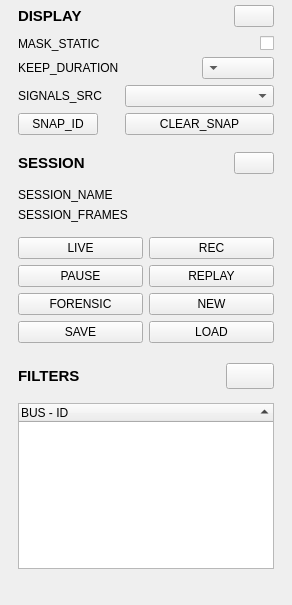
             <widget class="QWidget" name="rightMenu2">
              <property name="geometry">
               <rect>
                <x>0</x>
                <y>0</y>
                <width>292</width>
                <height>605</height>
               </rect>
              </property>
              <property name="sizePolicy">
               <sizepolicy hsizetype="Preferred" vsizetype="Expanding">
                <horstretch>0</horstretch>
                <verstretch>0</verstretch>
               </sizepolicy>
              </property>
              <property name="autoFillBackground">
               <bool>true</bool>
              </property>
              <property name="styleSheet">
               <string notr="true"/>
              </property>
              <layout class="QVBoxLayout" name="rightMenuLayout">
               <property name="spacing">
                <number>3</number>
               </property>
               <property name="leftMargin">
                <number>0</number>
               </property>
               <property name="topMargin">
                <number>0</number>
               </property>
               <property name="rightMargin">
                <number>0</number>
               </property>
               <property name="bottomMargin">
                <number>0</number>
               </property>
               <item>
                <widget class="QWidget" name="cardDisplay" native="true">
                 <property name="sizePolicy">
                  <sizepolicy hsizetype="Preferred" vsizetype="Preferred">
                   <horstretch>0</horstretch>
                   <verstretch>0</verstretch>
                  </sizepolicy>
                 </property>
                 <property name="cssClass" stdset="0">
                  <string>card</string>
                 </property>
                 <layout class="QVBoxLayout" name="cardDisplayLayout">
                  <property name="spacing">
                   <number>0</number>
                  </property>
                  <property name="topMargin">
                   <number>0</number>
                  </property>
                  <property name="bottomMargin">
                   <number>3</number>
                  </property>
                  <item>
                   <widget class="QWidget" name="cardHeaderDisplay" native="true">
                    <property name="sizePolicy">
                     <sizepolicy hsizetype="Preferred" vsizetype="Fixed">
                      <horstretch>0</horstretch>
                      <verstretch>0</verstretch>
                     </sizepolicy>
                    </property>
                    <property name="styleSheet">
                     <string notr="true"/>
                    </property>
                    <property name="cssClass" stdset="0">
                     <string>cardHeader</string>
                    </property>
                    <layout class="QHBoxLayout" name="cardDisplayHLayout">
                     <property name="topMargin">
                      <number>5</number>
                     </property>
                     <property name="bottomMargin">
                      <number>5</number>
                     </property>
                     <item>
                      <widget class="QLabel" name="cardDisplayTitle">
                       <property name="sizePolicy">
                        <sizepolicy hsizetype="Preferred" vsizetype="Minimum">
                         <horstretch>0</horstretch>
                         <verstretch>0</verstretch>
                        </sizepolicy>
                       </property>
                       <property name="font">
                        <font>
                         <pointsize>11</pointsize>
                         <weight>75</weight>
                         <bold>true</bold>
                        </font>
                       </property>
                       <property name="styleSheet">
                        <string notr="true">background:none;
border:0;
border-radius:0;</string>
                       </property>
                       <property name="text">
                        <string>DISPLAY</string>
                       </property>
                       <property name="cssClass" stdset="0">
                        <string>cardTitle</string>
                       </property>
                      </widget>
                     </item>
                     <item>
                      <widget class="QPushButton" name="btnCollapseDisplay">
                       <property name="sizePolicy">
                        <sizepolicy hsizetype="Fixed" vsizetype="Fixed">
                         <horstretch>0</horstretch>
                         <verstretch>0</verstretch>
                        </sizepolicy>
                       </property>
                       <property name="cursor">
                        <cursorShape>PointingHandCursor</cursorShape>
                       </property>
                       <property name="toolTip">
                        <string>TOGGLE_TOOLTIP</string>
                       </property>
                       <property name="text">
                        <string/>
                       </property>
                      </widget>
                     </item>
                    </layout>
                   </widget>
                  </item>
                  <item>
                   <widget class="QWidget" name="cardBodyDisplay" native="true">
                    <property name="sizePolicy">
                     <sizepolicy hsizetype="Preferred" vsizetype="Fixed">
                      <horstretch>0</horstretch>
                      <verstretch>0</verstretch>
                     </sizepolicy>
                    </property>
                    <property name="styleSheet">
                     <string notr="true"/>
                    </property>
                    <property name="cssClass" stdset="0">
                     <string>cardBody</string>
                    </property>
                    <layout class="QFormLayout" name="formDisplayLayout">
                     <property name="verticalSpacing">
                      <number>6</number>
                     </property>
                     <property name="topMargin">
                      <number>4</number>
                     </property>
                     <property name="bottomMargin">
                      <number>6</number>
                     </property>
                     <item row="2" column="0">
                      <widget class="QLabel" name="lblMaskStatic">
                       <property name="text">
                        <string>MASK_STATIC</string>
                       </property>
                      </widget>
                     </item>
                     <item row="2" column="1">
                      <widget class="QCheckBox" name="checkMaskStatic">
                       <property name="cursor">
                        <cursorShape>PointingHandCursor</cursorShape>
                       </property>
                       <property name="layoutDirection">
                        <enum>Qt::RightToLeft</enum>
                       </property>
                       <property name="text">
                        <string/>
                       </property>
                      </widget>
                     </item>
                     <item row="3" column="0">
                      <widget class="QLabel" name="lblKeepDuration">
                       <property name="text">
                        <string>KEEP_DURATION</string>
                       </property>
                      </widget>
                     </item>
                     <item row="3" column="1">
                      <widget class="QWidget" name="keepDurationLayout" native="true">
                       <layout class="QHBoxLayout" name="horizontalLayout_12">
                        <property name="spacing">
                         <number>0</number>
                        </property>
                        <property name="leftMargin">
                         <number>0</number>
                        </property>
                        <property name="topMargin">
                         <number>0</number>
                        </property>
                        <property name="rightMargin">
                         <number>0</number>
                        </property>
                        <property name="bottomMargin">
                         <number>0</number>
                        </property>
                        <item>
                         <spacer name="horizontalSpacer_8">
                          <property name="orientation">
                           <enum>Qt::Horizontal</enum>
                          </property>
                          <property name="sizeHint" stdset="0">
                           <size>
                            <width>1</width>
                            <height>1</height>
                           </size>
                          </property>
                         </spacer>
                        </item>
                        <item>
                         <widget class="QComboBox" name="comboKeepDuration">
                          <property name="sizePolicy">
                           <sizepolicy hsizetype="Fixed" vsizetype="Fixed">
                            <horstretch>0</horstretch>
                            <verstretch>0</verstretch>
                           </sizepolicy>
                          </property>
                          <property name="cursor">
                           <cursorShape>PointingHandCursor</cursorShape>
                          </property>
                          <property name="layoutDirection">
                           <enum>Qt::RightToLeft</enum>
                          </property>
                          <property name="styleSheet">
                           <string notr="true">text-align:right</string>
                          </property>
                         </widget>
                        </item>
                       </layout>
                      </widget>
                     </item>
                     <item row="5" column="1">
                      <widget class="QPushButton" name="btnSnapClear">
                       <property name="sizePolicy">
                        <sizepolicy hsizetype="Preferred" vsizetype="Fixed">
                         <horstretch>0</horstretch>
                         <verstretch>0</verstretch>
                        </sizepolicy>
                       </property>
                       <property name="cursor">
                        <cursorShape>PointingHandCursor</cursorShape>
                       </property>
                       <property name="toolTip">
                        <string>CLEAR_SNAP_TOOLTIP</string>
                       </property>
                       <property name="text">
                        <string>CLEAR_SNAP</string>
                       </property>
                       <property name="cssClass" stdset="0">
                        <string>btn-primary</string>
                       </property>
                      </widget>
                     </item>
                     <item row="5" column="0">
                      <widget class="QPushButton" name="btnSnap">
                       <property name="sizePolicy">
                        <sizepolicy hsizetype="Maximum" vsizetype="Fixed">
                         <horstretch>0</horstretch>
                         <verstretch>0</verstretch>
                        </sizepolicy>
                       </property>
                       <property name="cursor">
                        <cursorShape>PointingHandCursor</cursorShape>
                       </property>
                       <property name="toolTip">
                        <string>SNAP_ID_TOOLTIP</string>
                       </property>
                       <property name="text">
                        <string>SNAP_ID</string>
                       </property>
                       <property name="cssClass" stdset="0">
                        <string>btn-primary</string>
                       </property>
                      </widget>
                     </item>
                     <item row="4" column="0">
                      <widget class="QLabel" name="titleSignalsSrc">
                       <property name="text">
                        <string>SIGNALS_SRC</string>
                       </property>
                      </widget>
                     </item>
                     <item row="4" column="1">
                      <widget class="QComboBox" name="comboSignalsSrc"/>
                     </item>
                    </layout>
                   </widget>
                  </item>
                 </layout>
                </widget>
               </item>
               <item>
                <widget class="QWidget" name="cardSession" native="true">
                 <property name="sizePolicy">
                  <sizepolicy hsizetype="Preferred" vsizetype="Preferred">
                   <horstretch>0</horstretch>
                   <verstretch>0</verstretch>
                  </sizepolicy>
                 </property>
                 <property name="cssClass" stdset="0">
                  <string>card</string>
                 </property>
                 <layout class="QVBoxLayout" name="cardSessionLayout">
                  <property name="spacing">
                   <number>0</number>
                  </property>
                  <property name="topMargin">
                   <number>0</number>
                  </property>
                  <property name="bottomMargin">
                   <number>3</number>
                  </property>
                  <item>
                   <widget class="QWidget" name="cardHeaderSession" native="true">
                    <property name="cssClass" stdset="0">
                     <string>cardHeader</string>
                    </property>
                    <layout class="QHBoxLayout" name="cardSessionHeaderLayout">
                     <property name="topMargin">
                      <number>5</number>
                     </property>
                     <property name="bottomMargin">
                      <number>5</number>
                     </property>
                     <item>
                      <widget class="QLabel" name="cardSessionTitle">
                       <property name="font">
                        <font>
                         <pointsize>11</pointsize>
                         <weight>75</weight>
                         <bold>true</bold>
                        </font>
                       </property>
                       <property name="text">
                        <string>SESSION</string>
                       </property>
                      </widget>
                     </item>
                     <item>
                      <widget class="QPushButton" name="btnCollapseSession">
                       <property name="sizePolicy">
                        <sizepolicy hsizetype="Fixed" vsizetype="Fixed">
                         <horstretch>0</horstretch>
                         <verstretch>0</verstretch>
                        </sizepolicy>
                       </property>
                       <property name="cursor">
                        <cursorShape>PointingHandCursor</cursorShape>
                       </property>
                       <property name="toolTip">
                        <string>TOGGLE_TOOLTIP</string>
                       </property>
                       <property name="text">
                        <string/>
                       </property>
                      </widget>
                     </item>
                    </layout>
                   </widget>
                  </item>
                  <item>
                   <widget class="QWidget" name="cardBodySession" native="true">
                    <property name="cssClass" stdset="0">
                     <string>cardBody</string>
                    </property>
                    <layout class="QVBoxLayout" name="cardSessionBodyLayout">
                     <property name="leftMargin">
                      <number>0</number>
                     </property>
                     <property name="topMargin">
                      <number>0</number>
                     </property>
                     <property name="rightMargin">
                      <number>0</number>
                     </property>
                     <item>
                      <widget class="QWidget" name="gridSessionLabels" native="true">
                       <layout class="QFormLayout" name="sessionLabelsLayout">
                        <item row="0" column="0">
                         <widget class="QLabel" name="lblTitleSessionName">
                          <property name="text">
                           <string>SESSION_NAME</string>
                          </property>
                         </widget>
                        </item>
                        <item row="2" column="0">
                         <widget class="QLabel" name="lblTitleSessionFrames">
                          <property name="text">
                           <string>SESSION_FRAMES</string>
                          </property>
                         </widget>
                        </item>
                        <item row="2" column="1">
                         <widget class="QLabel" name="lblSessionFrames">
                          <property name="text">
                           <string/>
                          </property>
                         </widget>
                        </item>
                        <item row="0" column="1">
                         <widget class="QLabel" name="lblSessionName">
                          <property name="text">
                           <string/>
                          </property>
                         </widget>
                        </item>
                       </layout>
                      </widget>
                     </item>
                     <item>
                      <widget class="QWidget" name="gridSessionButtons" native="true">
                       <layout class="QGridLayout" name="sessionButtonsLayout">
                        <property name="leftMargin">
                         <number>9</number>
                        </property>
                        <property name="topMargin">
                         <number>0</number>
                        </property>
                        <property name="rightMargin">
                         <number>9</number>
                        </property>
                        <property name="bottomMargin">
                         <number>0</number>
                        </property>
                        <item row="3" column="2">
                         <widget class="QPushButton" name="btnSessionLoad">
                          <property name="sizePolicy">
                           <sizepolicy hsizetype="Minimum" vsizetype="Preferred">
                            <horstretch>0</horstretch>
                            <verstretch>0</verstretch>
                           </sizepolicy>
                          </property>
                          <property name="cursor">
                           <cursorShape>PointingHandCursor</cursorShape>
                          </property>
                          <property name="toolTip">
                           <string>SESSION_LOAD_TOOLTIP</string>
                          </property>
                          <property name="text">
                           <string>LOAD</string>
                          </property>
                          <property name="cssClass" stdset="0">
                           <string>btn-primary</string>
                          </property>
                         </widget>
                        </item>
                        <item row="0" column="2">
                         <widget class="QPushButton" name="btnSessionRec">
                          <property name="sizePolicy">
                           <sizepolicy hsizetype="Minimum" vsizetype="Preferred">
                            <horstretch>0</horstretch>
                            <verstretch>0</verstretch>
                           </sizepolicy>
                          </property>
                          <property name="cursor">
                           <cursorShape>PointingHandCursor</cursorShape>
                          </property>
                          <property name="toolTip">
                           <string>SESSION_REPLAY_TOOLTIP</string>
                          </property>
                          <property name="text">
                           <string>REC</string>
                          </property>
                          <property name="cssClass" stdset="0">
                           <string>btn-primary</string>
                          </property>
                         </widget>
                        </item>
                        <item row="0" column="0">
                         <widget class="QPushButton" name="btnSessionLive">
                          <property name="cursor">
                           <cursorShape>PointingHandCursor</cursorShape>
                          </property>
                          <property name="toolTip">
                           <string>SESSION_LIVE_TOOLTIP</string>
                          </property>
                          <property name="text">
                           <string>LIVE</string>
                          </property>
                          <property name="cssClass" stdset="0">
                           <string>btn-primary</string>
                          </property>
                         </widget>
                        </item>
                        <item row="3" column="0">
                         <widget class="QPushButton" name="btnSessionSave">
                          <property name="cursor">
                           <cursorShape>PointingHandCursor</cursorShape>
                          </property>
                          <property name="toolTip">
                           <string>SESSION_SAVE_TOOLTIP</string>
                          </property>
                          <property name="text">
                           <string>SAVE</string>
                          </property>
                          <property name="cssClass" stdset="0">
                           <string>btn-primary</string>
                          </property>
                         </widget>
                        </item>
                        <item row="1" column="0">
                         <widget class="QPushButton" name="btnSessionPause">
                          <property name="cursor">
                           <cursorShape>PointingHandCursor</cursorShape>
                          </property>
                          <property name="toolTip">
                           <string>SESSION_PAUSE_TOOLTIP</string>
                          </property>
                          <property name="text">
                           <string>PAUSE</string>
                          </property>
                          <property name="cssClass" stdset="0">
                           <string>btn-primary</string>
                          </property>
                         </widget>
                        </item>
                        <item row="1" column="2">
                         <widget class="QPushButton" name="btnSessionReplay">
                          <property name="sizePolicy">
                           <sizepolicy hsizetype="Minimum" vsizetype="Preferred">
                            <horstretch>0</horstretch>
                            <verstretch>0</verstretch>
                           </sizepolicy>
                          </property>
                          <property name="cursor">
                           <cursorShape>PointingHandCursor</cursorShape>
                          </property>
                          <property name="toolTip">
                           <string>SESSION_REPLAY_TOOLTIP</string>
                          </property>
                          <property name="text">
                           <string>REPLAY</string>
                          </property>
                          <property name="cssClass" stdset="0">
                           <string>btn-primary</string>
                          </property>
                         </widget>
                        </item>
                        <item row="2" column="0">
                         <widget class="QPushButton" name="btnSessionForensic">
                          <property name="cursor">
                           <cursorShape>PointingHandCursor</cursorShape>
                          </property>
                          <property name="toolTip">
                           <string>SESSION_FORENSIC_TOOLTIP</string>
                          </property>
                          <property name="text">
                           <string>FORENSIC</string>
                          </property>
                          <property name="cssClass" stdset="0">
                           <string>btn-primary</string>
                          </property>
                         </widget>
                        </item>
                        <item row="2" column="2">
                         <widget class="QPushButton" name="btnSessionNew">
                          <property name="sizePolicy">
                           <sizepolicy hsizetype="Minimum" vsizetype="Preferred">
                            <horstretch>0</horstretch>
                            <verstretch>0</verstretch>
                           </sizepolicy>
                          </property>
                          <property name="cursor">
                           <cursorShape>PointingHandCursor</cursorShape>
                          </property>
                          <property name="toolTip">
                           <string>SESSION_NEW_TOOLTIP</string>
                          </property>
                          <property name="text">
                           <string>NEW</string>
                          </property>
                          <property name="cssClass" stdset="0">
                           <string>btn-primary</string>
                          </property>
                         </widget>
                        </item>
                       </layout>
                      </widget>
                     </item>
                    </layout>
                   </widget>
                  </item>
                 </layout>
                </widget>
               </item>
               <item>
                <widget class="QWidget" name="cardFilter" native="true">
                 <property name="sizePolicy">
                  <sizepolicy hsizetype="Preferred" vsizetype="Preferred">
                   <horstretch>0</horstretch>
                   <verstretch>0</verstretch>
                  </sizepolicy>
                 </property>
                 <property name="cssClass" stdset="0">
                  <string>card</string>
                 </property>
                 <layout class="QVBoxLayout" name="verticalLayout_11">
                  <property name="spacing">
                   <number>0</number>
                  </property>
                  <property name="topMargin">
                   <number>0</number>
                  </property>
                  <property name="bottomMargin">
                   <number>0</number>
                  </property>
                  <item>
                   <widget class="QWidget" name="cardHeaderFilter" native="true">
                    <property name="sizePolicy">
                     <sizepolicy hsizetype="Preferred" vsizetype="Fixed">
                      <horstretch>0</horstretch>
                      <verstretch>0</verstretch>
                     </sizepolicy>
                    </property>
                    <property name="font">
                     <font>
                      <pointsize>12</pointsize>
                     </font>
                    </property>
                    <property name="styleSheet">
                     <string notr="true"/>
                    </property>
                    <property name="cssClass" stdset="0">
                     <string>cardHeader</string>
                    </property>
                    <layout class="QHBoxLayout" name="horizontalLayout_13">
                     <property name="topMargin">
                      <number>5</number>
                     </property>
                     <property name="bottomMargin">
                      <number>5</number>
                     </property>
                     <item>
                      <widget class="QLabel" name="cardFilterTitle">
                       <property name="sizePolicy">
                        <sizepolicy hsizetype="Preferred" vsizetype="Minimum">
                         <horstretch>0</horstretch>
                         <verstretch>0</verstretch>
                        </sizepolicy>
                       </property>
                       <property name="font">
                        <font>
                         <pointsize>11</pointsize>
                         <weight>75</weight>
                         <bold>true</bold>
                        </font>
                       </property>
                       <property name="styleSheet">
                        <string notr="true">background:none;
border:0;
border-radius:0;</string>
                       </property>
                       <property name="text">
                        <string>FILTERS</string>
                       </property>
                       <property name="cssClass" stdset="0">
                        <string>cardTitle</string>
                       </property>
                      </widget>
                     </item>
                     <item>
                      <widget class="QPushButton" name="btnCollapseFilter">
                       <property name="sizePolicy">
                        <sizepolicy hsizetype="Fixed" vsizetype="Fixed">
                         <horstretch>0</horstretch>
                         <verstretch>0</verstretch>
                        </sizepolicy>
                       </property>
                       <property name="font">
                        <font>
                         <pointsize>11</pointsize>
                        </font>
                       </property>
                       <property name="cursor">
                        <cursorShape>PointingHandCursor</cursorShape>
                       </property>
                       <property name="toolTip">
                        <string>TOGGLE_TOOLTIP</string>
                       </property>
                       <property name="text">
                        <string/>
                       </property>
                      </widget>
                     </item>
                    </layout>
                   </widget>
                  </item>
                  <item>
                   <widget class="QWidget" name="cardBodyFilter" native="true">
                    <property name="sizePolicy">
                     <sizepolicy hsizetype="Preferred" vsizetype="Expanding">
                      <horstretch>0</horstretch>
                      <verstretch>0</verstretch>
                     </sizepolicy>
                    </property>
                    <property name="minimumSize">
                     <size>
                      <width>0</width>
                      <height>0</height>
                     </size>
                    </property>
                    <property name="styleSheet">
                     <string notr="true"/>
                    </property>
                    <property name="cssClass" stdset="0">
                     <string>cardBody</string>
                    </property>
                    <layout class="QVBoxLayout" name="verticalLayout_12">
                     <property name="sizeConstraint">
                      <enum>QLayout::SetNoConstraint</enum>
                     </property>
                     <item>
                      <widget class="QTreeWidget" name="idFilter">
                       <property name="sizePolicy">
                        <sizepolicy hsizetype="Expanding" vsizetype="Expanding">
                         <horstretch>0</horstretch>
                         <verstretch>0</verstretch>
                        </sizepolicy>
                       </property>
                       <property name="sortingEnabled">
                        <bool>true</bool>
                       </property>
                       <property name="columnCount">
                        <number>1</number>
                       </property>
                       <column>
                        <property name="text">
                         <string>BUS - ID</string>
                        </property>
                       </column>
                      </widget>
                     </item>
                    </layout>
                   </widget>
                  </item>
                 </layout>
                </widget>
               </item>
               <item>
                <spacer name="verticalSpacer_4">
                 <property name="orientation">
                  <enum>Qt::Vertical</enum>
                 </property>
                 <property name="sizeHint" stdset="0">
                  <size>
                   <width>20</width>
                   <height>40</height>
                  </size>
                 </property>
                </spacer>
               </item>
               <item>
                <spacer name="verticalSpacer_3">
                 <property name="orientation">
                  <enum>Qt::Vertical</enum>
                 </property>
                 <property name="sizeType">
                  <enum>QSizePolicy::Ignored</enum>
                 </property>
                 <property name="sizeHint" stdset="0">
                  <size>
                   <width>20</width>
                   <height>40</height>
                  </size>
                 </property>
                </spacer>
               </item>
              </layout>
             </widget>
